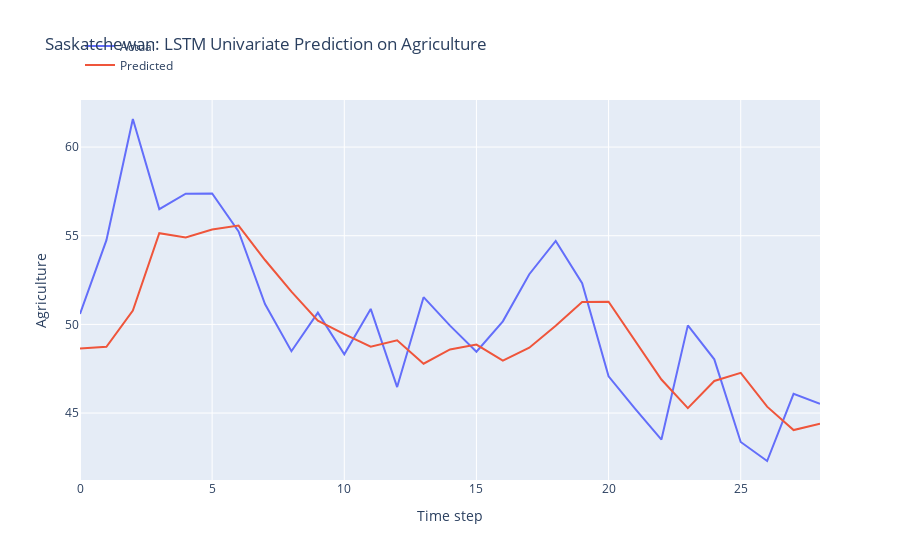

The cell this chart's notebook holds for it:
### Markdown cell above
LSTM Model Development

### Code cell
n_features = 1
X_train = X_train.reshape(X_train.shape[0], X_train.shape[1], n_features)

# define model
model = Sequential()
model.add(LSTM(50, activation='relu', input_shape=(n_steps, n_features)))
model.add(Dense(1))

# model = Sequential()
# model.add(LSTM(100, activation='relu', input_shape=(n_steps, n_features), kernel_regularizer=L2(0.001), return_sequences=True))
# model.add(LSTM(50, activation='relu', kernel_regularizer=L2(0.01)))
# model.add(Dense(1))

def r_squared(y_true, y_pred):
    SS_res =  K.sum(K.square(y_true - y_pred)) 
    SS_tot = K.sum(K.square(y_true - K.mean(y_true))) 
    return ( 1 - SS_res/(SS_tot + K.epsilon()) )

# Compile the model
model.compile(optimizer='adam', 
              loss='mse',
              metrics=[r_squared])

early_stopping = EarlyStopping(monitor='loss', patience=5, restore_best_weights=True)

# fit model
history = model.fit(X_train, y_train, 
          epochs = 20,
          batch_size = 32,
          verbose = 0,
          callbacks=[early_stopping])

# Obtain the MSE and R-squared from the last epoch
last_epoch_mse = history.history['loss'][-1]
last_epoch_r_squared = history.history['r_squared'][-1]

# Print the MSE and R-squared
print("Mean Squared Error (MSE) from the last epoch:", last_epoch_mse)
print("R-squared from the last epoch:", last_epoch_r_squared)

# plot loss and r2 score
plt.figure(figsize=(10, 6))

# Plot train loss
plt.plot(history.history['loss'], label='Train Loss')

# Plot train R-squared score
plt.plot(history.history['r_squared'], label='Train R2')

plt.title('Model Training Loss and R-squared Score')
plt.xlabel('Epochs')
plt.ylabel('Value')
plt.legend()
plt.grid(True)
plt.show()

# Evaluate the model
loss = model.evaluate(X_test, y_test)
print("MSE and R_squared:", loss)

# make prediction on test data
X_test = X_test.reshape(X_test.shape[0], X_test.shape[1], n_features)
y_pred = model.predict(X_test)

# Print the first 5 predictions and actual values
print("Predictions:")
flattened_predictions = [pred[0] for pred in y_pred[:10]]
print(flattened_predictions)
# print(y_pred[:10].tolist())
print("Actual values:")
rounded_actual_values = [round(value, len(str(prediction).split('.')[1])) for value, prediction in zip(y_test[:10], flattened_predictions)]
print(rounded_actual_values)

# plot the actual and predicted values for test data
trace1 = go.Scatter(x=np.arange(len(y_test)), y=y_test.flatten(), mode='lines', name='Actual')
trace2 = go.Scatter(x=np.arange(len(y_pred)), y=y_pred.flatten(), mode='lines', name='Predicted')

# Create layout
layout = go.Layout(
    title='Saskatchewan: LSTM Univariate Prediction on Agriculture',
    xaxis=dict(title='Time step'),
    yaxis=dict(title='Agriculture'),
    legend=dict(x=0, y=1.18)
)

# Create figure
fig = go.Figure(data=[trace1, trace2], layout=layout)

# Show plot
fig.show()

### Figure 1 — Plotly figure (JSON) as saved in the notebook; plotly's stock layout.template omitted (floating-point values rounded to 4 significant figures)
{"data": [{"mode": "lines", "name": "Actual", "type": "scatter", "x": [0, 1, 2, 3, 4, 5, 6, 7, 8, 9, 10, 11, 12, 13, 14, 15, 16, 17, 18, 19, 20, 21, 22, 23, 24, 25, 26, 27, 28], "y": [50.59, 54.75, 61.58, 56.5, 57.37, 57.38, 55.24, 51.15, 48.49, 50.66, 48.32, 50.87, 46.47, 51.53, 49.93, 48.46, 50.17, 52.83, 54.7, 52.32, 47.08, 45.25, 43.51, 49.94, 48.03, 43.37, 42.3, 46.08, 45.52]}, {"mode": "lines", "name": "Predicted", "type": "scatter", "x": [0, 1, 2, 3, 4, 5, 6, 7, 8, 9, 10, 11, 12, 13, 14, 15, 16, 17, 18, 19, 20, 21, 22, 23, 24, 25, 26, 27, 28], "y": [48.64, 48.74, 50.78, 55.14, 54.91, 55.35, 55.57, 53.63, 51.84, 50.21, 49.45, 48.75, 49.1, 47.78, 48.59, 48.86, 47.95, 48.69, 49.93, 51.26, 51.28, 49.07, 46.89, 45.28, 46.81, 47.27, 45.36, 44.04, 44.4]}], "layout": {"legend": {"x": 0, "y": 1.18}, "title": {"text": "Saskatchewan: LSTM Univariate Prediction on Agriculture"}, "xaxis": {"title": {"text": "Time step"}}, "yaxis": {"title": {"text": "Agriculture"}}}}
